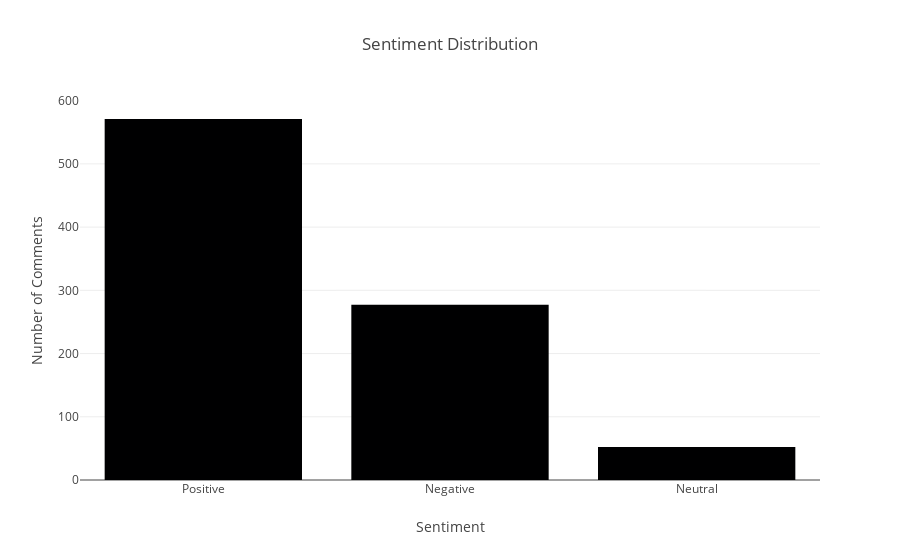

Notebook source saved alongside this figure:
### Code cell
import plotly.express as px

# Sentiment distribution
fig = px.bar(sentiment_counts, x=sentiment_counts.index, y=sentiment_counts.values, 
             labels={'x': 'Sentiment', 'y': 'Number of Comments'}, title="Sentiment Distribution")
fig.show()

# Sentiment trends
fig = px.line(sentiment_trends.reset_index(), x='Date', y=['Positive', 'Negative', 'Neutral'], 
              labels={'value': 'Number of Comments', 'Date': 'Time'}, title="Sentiment Trends Over Time")
fig.show()

### Figure 1 — Plotly figure (JSON) as saved in the notebook; plotly's stock layout.template omitted (floating-point values rounded to 4 significant figures)
{"data": [{"alignmentgroup": "True", "hovertemplate": "Sentiment=%{x}<br>Number of Comments=%{y}<extra></extra>", "legendgroup": "", "marker": {"color": "#000001", "pattern": {"shape": ""}}, "name": "", "offsetgroup": "", "orientation": "v", "showlegend": false, "textposition": "auto", "type": "bar", "x": ["Positive", "Negative", "Neutral"], "xaxis": "x", "y": [571, 277, 52], "yaxis": "y"}], "layout": {"autosize": true, "barmode": "relative", "legend": {"tracegroupgap": 0}, "title": {"text": "Sentiment Distribution"}, "xaxis": {"anchor": "y", "autorange": true, "domain": [0, 1], "range": [-0.5, 2.5], "title": {"text": "Sentiment"}, "type": "category"}, "yaxis": {"anchor": "x", "autorange": true, "domain": [0, 1], "range": [0, 601.1], "title": {"text": "Number of Comments"}, "type": "linear"}}}
